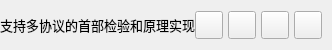
           <widget class="QFrame" name="contentTopBg">
            <property name="minimumSize">
             <size>
              <width>0</width>
              <height>50</height>
             </size>
            </property>
            <property name="maximumSize">
             <size>
              <width>16777215</width>
              <height>50</height>
             </size>
            </property>
            <property name="frameShape">
             <enum>QFrame::NoFrame</enum>
            </property>
            <property name="frameShadow">
             <enum>QFrame::Raised</enum>
            </property>
            <layout class="QHBoxLayout" name="horizontalLayout">
             <property name="spacing">
              <number>0</number>
             </property>
             <property name="leftMargin">
              <number>0</number>
             </property>
             <property name="topMargin">
              <number>0</number>
             </property>
             <property name="rightMargin">
              <number>10</number>
             </property>
             <property name="bottomMargin">
              <number>0</number>
             </property>
             <item>
              <widget class="QFrame" name="leftBox">
               <property name="sizePolicy">
                <sizepolicy hsizetype="Expanding" vsizetype="Preferred">
                 <horstretch>0</horstretch>
                 <verstretch>0</verstretch>
                </sizepolicy>
               </property>
               <property name="frameShape">
                <enum>QFrame::NoFrame</enum>
               </property>
               <property name="frameShadow">
                <enum>QFrame::Raised</enum>
               </property>
               <layout class="QHBoxLayout" name="horizontalLayout_3">
                <property name="spacing">
                 <number>0</number>
                </property>
                <property name="leftMargin">
                 <number>0</number>
                </property>
                <property name="topMargin">
                 <number>0</number>
                </property>
                <property name="rightMargin">
                 <number>0</number>
                </property>
                <property name="bottomMargin">
                 <number>0</number>
                </property>
                <item>
                 <widget class="QLabel" name="titleRightInfo">
                  <property name="sizePolicy">
                   <sizepolicy hsizetype="Preferred" vsizetype="Expanding">
                    <horstretch>0</horstretch>
                    <verstretch>0</verstretch>
                   </sizepolicy>
                  </property>
                  <property name="maximumSize">
                   <size>
                    <width>16777215</width>
                    <height>45</height>
                   </size>
                  </property>
                  <property name="font">
                   <font>
                    <family>Segoe UI</family>
                    <pointsize>10</pointsize>
                    <weight>50</weight>
                    <italic>false</italic>
                    <bold>false</bold>
                   </font>
                  </property>
                  <property name="text">
                   <string>支持多协议的首部检验和原理实现</string>
                  </property>
                  <property name="alignment">
                   <set>Qt::AlignLeading|Qt::AlignLeft|Qt::AlignVCenter</set>
                  </property>
                 </widget>
                </item>
               </layout>
              </widget>
             </item>
             <item alignment="Qt::AlignRight">
              <widget class="QFrame" name="rightButtons">
               <property name="minimumSize">
                <size>
                 <width>0</width>
                 <height>28</height>
                </size>
               </property>
               <property name="frameShape">
                <enum>QFrame::NoFrame</enum>
               </property>
               <property name="frameShadow">
                <enum>QFrame::Raised</enum>
               </property>
               <layout class="QHBoxLayout" name="horizontalLayout_2">
                <property name="spacing">
                 <number>5</number>
                </property>
                <property name="leftMargin">
                 <number>0</number>
                </property>
                <property name="topMargin">
                 <number>0</number>
                </property>
                <property name="rightMargin">
                 <number>0</number>
                </property>
                <property name="bottomMargin">
                 <number>0</number>
                </property>
                <item>
                 <widget class="QPushButton" name="settingsTopBtn">
                  <property name="minimumSize">
                   <size>
                    <width>28</width>
                    <height>28</height>
                   </size>
                  </property>
                  <property name="maximumSize">
                   <size>
                    <width>28</width>
                    <height>28</height>
                   </size>
                  </property>
                  <property name="cursor">
                   <cursorShape>PointingHandCursor</cursorShape>
                  </property>
                  <property name="toolTip">
                   <string>Settings</string>
                  </property>
                  <property name="text">
                   <string/>
                  </property>
                  <property name="icon">
                   <iconset resource="resources.qrc">
                    <normaloff>:/icons/images/icons/icon_settings.png</normaloff>:/icons/images/icons/icon_settings.png</iconset>
                  </property>
                  <property name="iconSize">
                   <size>
                    <width>20</width>
                    <height>20</height>
                   </size>
                  </property>
                 </widget>
                </item>
                <item>
                 <widget class="QPushButton" name="minimizeAppBtn">
                  <property name="minimumSize">
                   <size>
                    <width>28</width>
                    <height>28</height>
                   </size>
                  </property>
                  <property name="maximumSize">
                   <size>
                    <width>28</width>
                    <height>28</height>
                   </size>
                  </property>
                  <property name="cursor">
                   <cursorShape>PointingHandCursor</cursorShape>
                  </property>
                  <property name="toolTip">
                   <string>Minimize</string>
                  </property>
                  <property name="text">
                   <string/>
                  </property>
                  <property name="icon">
                   <iconset resource="resources.qrc">
                    <normaloff>:/icons/images/icons/icon_minimize.png</normaloff>:/icons/images/icons/icon_minimize.png</iconset>
                  </property>
                  <property name="iconSize">
                   <size>
                    <width>20</width>
                    <height>20</height>
                   </size>
                  </property>
                 </widget>
                </item>
                <item>
                 <widget class="QPushButton" name="maximizeRestoreAppBtn">
                  <property name="minimumSize">
                   <size>
                    <width>28</width>
                    <height>28</height>
                   </size>
                  </property>
                  <property name="maximumSize">
                   <size>
                    <width>28</width>
                    <height>28</height>
                   </size>
                  </property>
                  <property name="font">
                   <font>
                    <family>Segoe UI</family>
                    <pointsize>10</pointsize>
                    <weight>50</weight>
                    <italic>false</italic>
                    <bold>false</bold>
                    <stylestrategy>PreferDefault</stylestrategy>
                   </font>
                  </property>
                  <property name="cursor">
                   <cursorShape>PointingHandCursor</cursorShape>
                  </property>
                  <property name="toolTip">
                   <string>Maximize</string>
                  </property>
                  <property name="text">
                   <string/>
                  </property>
                  <property name="icon">
                   <iconset resource="resources.qrc">
                    <normaloff>:/icons/images/icons/icon_maximize.png</normaloff>:/icons/images/icons/icon_maximize.png</iconset>
                  </property>
                  <property name="iconSize">
                   <size>
                    <width>20</width>
                    <height>20</height>
                   </size>
                  </property>
                 </widget>
                </item>
                <item>
                 <widget class="QPushButton" name="closeAppBtn">
                  <property name="minimumSize">
                   <size>
                    <width>28</width>
                    <height>28</height>
                   </size>
                  </property>
                  <property name="maximumSize">
                   <size>
                    <width>28</width>
                    <height>28</height>
                   </size>
                  </property>
                  <property name="cursor">
                   <cursorShape>PointingHandCursor</cursorShape>
                  </property>
                  <property name="toolTip">
                   <string>Close</string>
                  </property>
                  <property name="text">
                   <string/>
                  </property>
                  <property name="icon">
                   <iconset resource="resources.qrc">
                    <normaloff>:/icons/images/icons/icon_close.png</normaloff>:/icons/images/icons/icon_close.png</iconset>
                  </property>
                  <property name="iconSize">
                   <size>
                    <width>20</width>
                    <height>20</height>
                   </size>
                  </property>
                 </widget>
                </item>
               </layout>
              </widget>
             </item>
            </layout>
           </widget>
